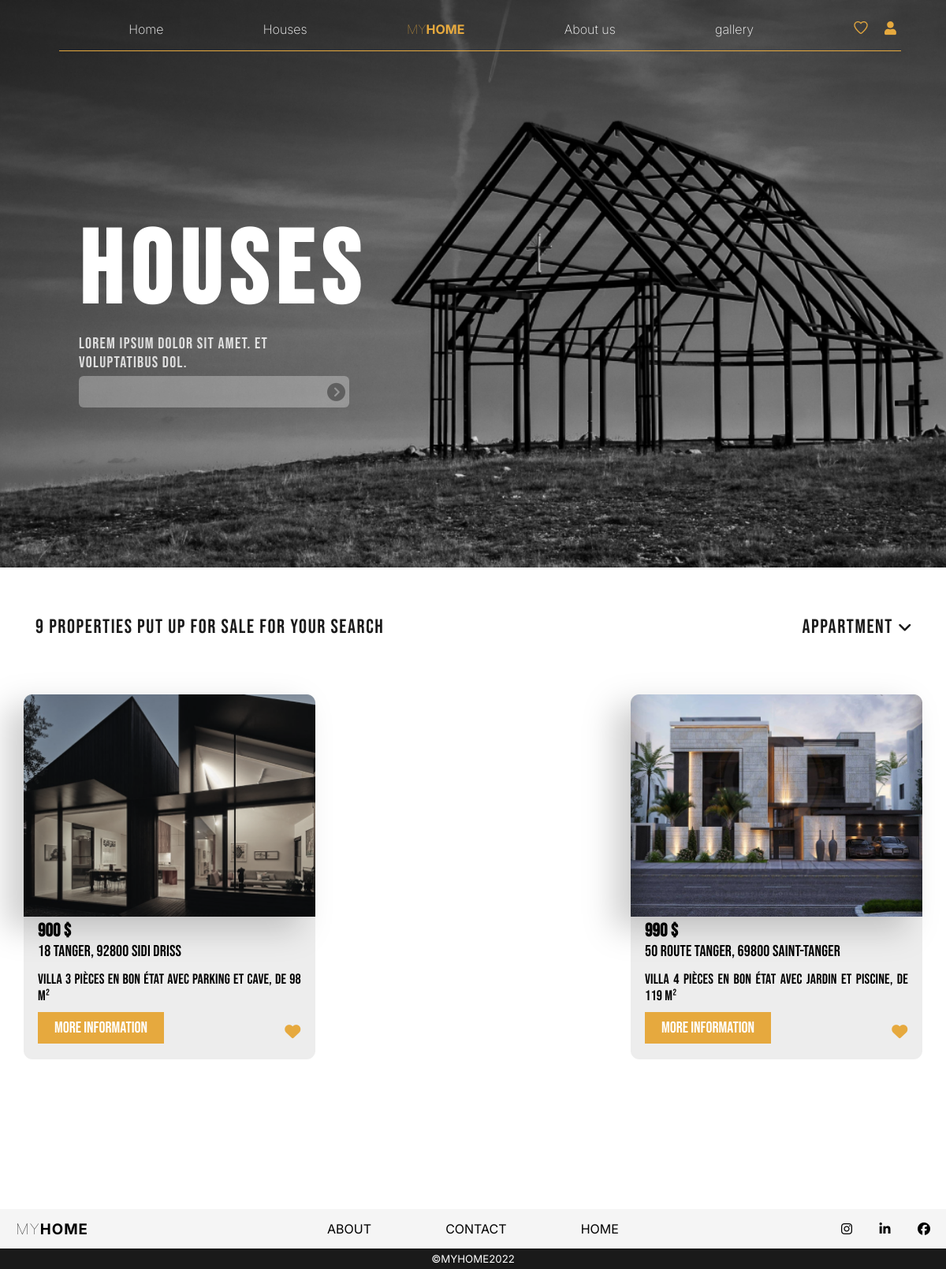
The page /houses.php?cat=villa on the database its author committed.
### tables this page shows
CREATE TABLE `house` (
  `ID_house` int(5) NOT NULL,
  `ID_catégorie` int(5) DEFAULT NULL,
  `profile_pic` varchar(254) DEFAULT NULL,
  `adress` varchar(254) DEFAULT NULL,
  `price` decimal(3,0) DEFAULT NULL,
  `description` varchar(254) DEFAULT NULL,
  `title` varchar(255) NOT NULL
);

### houses.php (the view, shortened to what this page needs)
<?php include 'connexion.php'?>
<?php
$cat = "";
if(isset($_GET["cat"])){
    $cat = $_GET["cat"];
}
  $query_prod = "SELECT DISTINCT H.ID_house, H.adress, H.description, H.price, galary.image FROM house H INNER JOIN galary ON H.ID_house = galary.ID_house INNER JOIN Catégorie C ON C.ID_catégorie = H.ID_catégorie WHERE C.Nom_catégorie LIKE '%".$cat."%' GROUP BY H.ID_house";
  $data = mysqli_query($conn, $query_prod);
?>
    <!DOCTYPE html>
    <html lang="en">
    <head>
        <link rel="stylesheet" href="houses.css">
        <link rel="stylesheet" href="nav_footer/style_nav.css">
    </head>
    <body>
    <?php include "../MYHOME/nav_footer/navbar.php"?>
        <header>
            <div id="header_text">
                <h1>houses</h1>
                <h2>Lorem ipsum dolor sit amet. Et voluptatibus dol.</h2>
                <div class="searsh">
                     <i class="fa-solid fa-circle-chevron-right"></i>
                     <input type="text">
                </div>
            </div>
        </header>
        <main>
            <div id="title_houses">
                 <h2 class="title_houses">9 properties put up for sale for your search</h2>
                 <h2 class="title_houses">APPARTMENT<i class="fa-solid fa-angle-down ic"></i></h2>
            </div>
            <div id="sales_houses">
            <?php
               while ($house = mysqli_fetch_assoc($data)){
                $description = $house["description"];
                echo '
                <div class="child_houses">
                        <div class="houses_img">
                            <img src="images/'.$house["image"].'">
                        </div>
                        <div class="price_description">
                            <h3>'.$house["price"].' $</h3>
                            <h4>'.$house["adress"].'</h4>
                            <p>'.$description.'</p>
                           <a href="detail.php?id_house='.$house["ID_house"].'"><button>more Information</button></a>
                           <a href="favoris.php?id_house='.$house["ID_house"].'" class="ic_favoris"><i class="fa-solid fa-heart"></i></a>
                        </div>
                </div>
                ';
               }
            ?>
            </div>
        </main>
        <?php include "../MYHOME/nav_footer/footer.php"?>
    </body>
    </html>

### houses.css (style rules this page uses)
* { margin: 0; padding: 0; }
header { background-image: url("images/background_houses.png"); background-size: cover; background-position: center; width: 100%; height: 90vh; }
#header_text { color: white; height: 100%; display: flex; flex-direction: column; justify-content: center; align-items: flex-start; font-family: 'Bebas Neue'; margin-left: 100px; }
#header_text h1 { font-size: 130px; letter-spacing: 0.08em; margin-top: 65px; }
#header_text h2 { color: rgba(255, 255, 255, 0.8); font-size: 20px; width: 30%; letter-spacing: 0.0625em; font-weight: 100; margin-bottom: 5px; }
#header_text input { width: 343px; height: 40px; opacity: 0.3; border-radius: 6px; border: none; }
.searsh { position: relative; display: flex; justify-content: flex-end; align-items: center; }
.searsh i { position: absolute; font-size: 23px; margin-right: 5px; color: #1A1A1A; }
.title_houses { color: #1A1A1A; font-family: 'Bebas Neue'; letter-spacing: 0.0625em; font-weight: 100; margin: 0; margin-top: 60px; margin-left: 45px; }
#title_houses { display: flex; justify-content: space-between; position: relative; }
#title_houses h2 { display: flex; align-items: center; font-size: 25px; justify-content: space-between; margin-right: 42px; }
.ic { font-size: 20px; margin-left: 6px; }
.child_houses { display: flex; flex-direction: column; position: relative; background: rgba(26, 26, 26, 0.08); border-radius: 11px; width: 370px; margin-bottom: 70px; }
.houses_img img { width: 100%; filter: drop-shadow(-20px 15px 20px rgba(0, 0, 0, 0.2)); }
.price_description { font-family: 'Bebas Neue'; letter-spacing: 0.01em; font-size: 20px; text-align: justify; padding: 0 18px 10px 18px; }
.price_description button { border: none; margin: 0; background-color: #E6A93E; color: white; font-family: 'Bebas Neue'; width: 160px; height: 40px; font-size: 20px; cursor: pointer; margin-top: 10px; margin-bottom: 10px; }
#sales_houses { display: flex; align-items: center; justify-content: space-between; flex-wrap: wrap; margin-top: 70px; padding-left: 30px; padding-right: 30px; }
.price_description p { font-size: 18px; font-weight: 100; margin-top: 13px; }
.child_houses h4 { font-weight: 500; }
.child_houses .ic_favoris { position: absolute; right: 5%; top: 90%; color: #E6A93E; }

### nav_footer/style_nav.css (style rules this page uses)
body { margin: 0px; padding: 0px; }

### rows shown on the page
house: shows a picture, price "900", adress "18 tanger, 92800 sidi driss", description "villa 3 pièces en bon état avec parking et cave, de 98 m²"
house: shows a picture, price "990", adress "50 Route tanger, 69800 Saint-tanger", description "villa 4 pièces en bon état avec jardin et piscine, de 119 m²"
